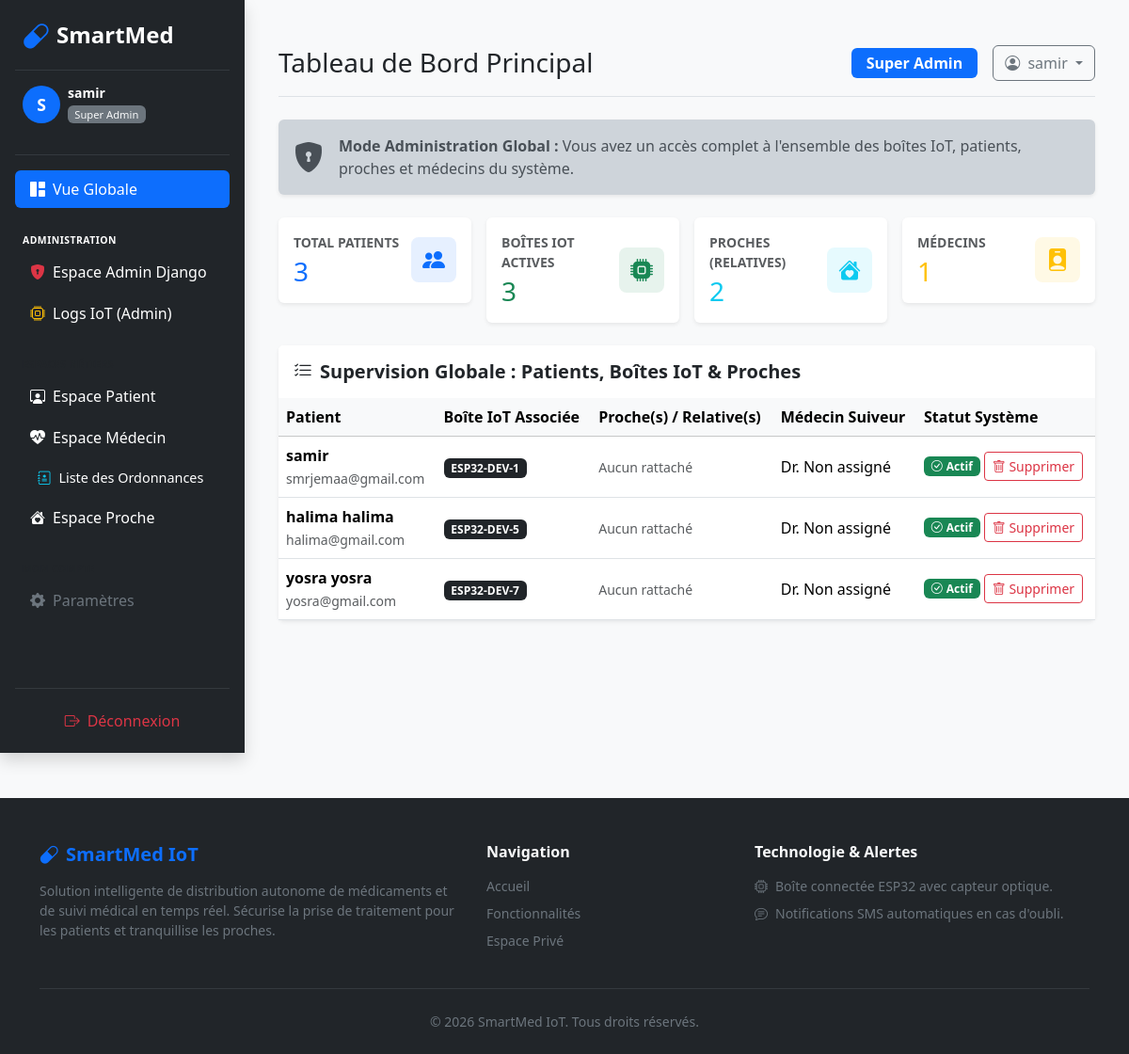
Page /dashboard/ (signed in) on the committed database.
### accounts/models.py (models this page shows, shortened)
class User(AbstractUser):
    class Role(models.TextChoices):
        DOCTOR = 'DOCTOR', 'Médecin'
        RELATIVE = 'RELATIVE', 'Proche / Famille'
        PATIENT = 'PATIENT', 'Patient'
    role = models.CharField(
        max_length=20,
        choices=Role.choices,
        default=Role.PATIENT,
        verbose_name="Rôle Utilisateur"
    )
    phone_number = models.CharField(
        max_length=20,
        blank=True,
        null=True,
        verbose_name="Numéro de Téléphone"
    )
    class Meta:
        verbose_name = "Utilisateur"
        verbose_name_plural = "Utilisateurs"

### dashboards/views.py (the view)
# urls.py: path('', views.main_dashboard, name='main-dashboard'),
@login_required
def main_dashboard(request):
    user = request.user
    if user.is_staff or user.is_superuser:
        patients = User.objects.filter(role=User.Role.PATIENT)
        relatives_count = User.objects.filter(role=User.Role.RELATIVE).count()
        doctors_count = User.objects.filter(role=User.Role.DOCTOR).count()
        context = {
            'patients': patients,
            'patients_count': patients.count(),
            'relatives_count': relatives_count,
            'doctors_count': doctors_count,
            'devices_count': patients.count(),
        }
        return render(request, 'dashboards/main_dashboard.html', context)
    if user.is_doctor:
        return redirect('dashboards:doctor-dashboard')
    elif user.is_relative:
        return redirect('dashboards:relative-dashboard')
    return redirect('dashboards:patient-dashboard')

### dashboards/templates/dashboards/main_dashboard.html (shortened to what this page needs)
{% extends 'base.html' %}
{% block content %}
<div class="container-fluid py-4">
    <div class="d-flex justify-content-between align-items-center pb-3 mb-4 border-bottom">
        <h1 class="h3 mb-0">Tableau de Bord Principal</h1>
        <div class="d-flex align-items-center gap-3">
            <span class="badge bg-primary fs-6 px-3 py-2">
                {% if request.user.is_superuser %}
                    Super Admin
                {% elif request.user.is_staff %}
                    Administrateur
                {% else %}
                    Rôle : {{ request.user.role|default:"Utilisateur" }}
                {% endif %}
            </span>
            <div class="dropdown">
                <button class="btn btn-outline-secondary dropdown-toggle" type="button" data-bs-toggle="dropdown">
                    <i class="bi bi-person-circle me-1"></i> {{ request.user.username }}
                </button>
            </div>
        </div>
    </div>
    {% if request.user.is_staff or request.user.is_superuser %}
    <div class="alert alert-dark d-flex align-items-center mb-4 border-0 shadow-sm" role="alert">
        <i class="bi bi-shield-lock-fill fs-2 me-3"></i>
        <div>
            <strong>Mode Administration Global :</strong> Vous avez un accès complet à l'ensemble des boîtes IoT, patients, proches et médecins du système.
        </div>
    </div>
    <div class="row g-3 mb-4">
        <div class="col-12 col-sm-6 col-xl-3">
            <div class="card border-0 shadow-sm p-3">
                <div class="d-flex justify-content-between align-items-center">
                    <div>
                        <p class="text-muted mb-1 small text-uppercase fw-bold">Total Patients</p>
                        <h3 class="mb-0 text-primary">{{ patients_count|default:"0" }}</h3>
                    </div>
                    <div class="rounded-3 bg-primary bg-opacity-10 text-primary p-3 d-flex align-items-center justify-content-center" style="width: 48px; height: 48px;">
                        <i class="bi bi-people-fill fs-4"></i>
                    </div>
                </div>
            </div>
        </div>
        <div class="col-12 col-sm-6 col-xl-3">
            <div class="card border-0 shadow-sm p-3">
                <div class="d-flex justify-content-between align-items-center">
                    <div>
                        <p class="text-muted mb-1 small text-uppercase fw-bold">Boîtes IoT Actives</p>
                        <h3 class="mb-0 text-success">{{ devices_count|default:"0" }}</h3>
                    </div>
                    <div class="rounded-3 bg-success bg-opacity-10 text-success p-3 d-flex align-items-center justify-content-center" style="width: 48px; height: 48px;">
                        <i class="bi bi-cpu-fill fs-4"></i>
                    </div>
                </div>
            </div>
        </div>
        <div class="col-12 col-sm-6 col-xl-3">
            <div class="card border-0 shadow-sm p-3">
                <div class="d-flex justify-content-between align-items-center">
                    <div>
                        <p class="text-muted mb-1 small text-uppercase fw-bold">Proches (Relatives)</p>
                        <h3 class="mb-0 text-info">{{ relatives_count|default:"0" }}</h3>
                    </div>
                    <div class="rounded-3 bg-info bg-opacity-10 text-info p-3 d-flex align-items-center justify-content-center" style="width: 48px; height: 48px;">
                        <i class="bi bi-house-heart-fill fs-4"></i>
                    </div>
                </div>
            </div>
        </div>
        <div class="col-12 col-sm-6 col-xl-3">
            <div class="card border-0 shadow-sm p-3">
                <div class="d-flex justify-content-between align-items-center">
                    <div>
                        <p class="text-muted mb-1 small text-uppercase fw-bold">Médecins</p>
                        <h3 class="mb-0 text-warning">{{ doctors_count|default:"0" }}</h3>
                    </div>
                    <div class="rounded-3 bg-warning bg-opacity-10 text-warning p-3 d-flex align-items-center justify-content-center" style="width: 48px; height: 48px;">
                        <i class="bi bi-person-badge-fill fs-4"></i>
                    </div>
                </div>
            </div>
        </div>
    </div>
    <div class="card border-0 shadow-sm mb-4">
        <div class="card-header bg-white py-3 border-0">
            <h5 class="card-title m-0 fw-bold"><i class="bi bi-list-check me-2"></i>Supervision Globale : Patients, Boîtes IoT & Proches</h5>
        </div>
        <div class="card-body p-0">
            <div class="table-responsive">
                <table class="table table-hover align-middle mb-0">
                    <thead class="table-light">
                        <tr>
                            <th>Patient</th>
                            <th>Boîte IoT Associée</th>
                            <th>Proche(s) / Relative(s)</th>
                            <th>Médecin Suiveur</th>
                            <th>Statut Système</th>
                        </tr>
                    </thead>
                    <tbody>
                        {% for patient in patients %}
                        <tr>
                            <td>
                                <strong>{{ patient.get_full_name|default:patient.username }}</strong><br>
                                <small class="text-muted">{{ patient.email }}</small>
                            </td>
                            <td>
                                <span class="badge bg-dark">ESP32-DEV-{{ patient.id }}</span>
                            </td>
                            <td>
                                {% for relative in patient.relatives.all %}
                                    <span class="badge bg-info text-dark me-1">{{ relative.username }}</span>
                                {% empty %}
                                    <span class="text-muted small">Aucun rattaché</span>
                                {% endfor %}
                            </td>
                            <td>Dr. {{ patient.doctor.username|default:"Non assigné" }}</td>
                            <td>
                                <span class="badge bg-success"><i class="bi bi-check-circle me-1"></i>Actif</span>
                                <form action="{% url 'dashboards:delete-user' patient.id %}" method="post" onsubmit="return confirm('Êtes-vous sûr de vouloir supprimer cet utilisateur ?');" style="display:inline;">
                                    <button type="submit" class="btn btn-sm btn-outline-danger">
                                        <i class="bi bi-trash"></i> Supprimer
                                    </button>
                                </form>
                            </td>
                        </tr>
                        {% empty %}
                        <tr>
                            <td colspan="5" class="text-center py-4 text-muted">
                                Aucun patient enregistré dans la base de données.
                            </td>
                        </tr>
                        {% endfor %}
                    </tbody>
                </table>
            </div>
        </div>
    </div>
    {% endif %}
</div>
{% endblock %}

### templates/includes/sidebar.html (shortened to what this page needs)
<aside class="d-flex flex-column flex-shrink-0 p-3 bg-dark text-white min-vh-100 shadow" style="width: 260px;">
    <a href="{% url 'dashboards:main-dashboard' %}" class="d-flex align-items-center mb-3 mb-md-0 me-md-auto text-white text-decoration-none px-2">
        <i class="bi bi-capsule text-primary fs-3 me-2"></i>
        <span class="fs-4 fw-bold tracking-tight">SmartMed</span>
    </a>
    <hr class="border-secondary my-3">
    <div class="d-flex align-items-center mb-3 px-2">
        <div class="rounded-circle bg-primary text-white d-flex align-items-center justify-content-center fw-bold me-2" style="width: 40px; height: 40px; font-size: 1.1rem;">
            {{ request.user.username|slice:":1"|upper }}
        </div>
        <div class="overflow-hidden">
            <h6 class="mb-0 text-truncate text-white small fw-semibold">{{ request.user.get_full_name|default:request.user.username }}</h6>
            <span class="badge bg-secondary bg-opacity-70 text-light fw-normal" style="font-size: 0.7rem;">
                {% if request.user.is_superuser %}
                    Super Admin
                {% elif request.user.is_staff %}
                    Administrateur
                {% else %}
                    {{ request.user.role|default:"Utilisateur" }}
                {% endif %}
            </span>
        </div>
    </div>
    <hr class="border-secondary mb-3">
    <ul class="nav nav-pills flex-column mb-auto gap-1">
        <li class="nav-item">
            <a href="{% url 'dashboards:main-dashboard' %}"
               class="nav-link text-white d-flex align-items-center gap-2 {% if request.resolver_match.url_name == 'main-dashboard' %}active bg-primary{% endif %}">
                <i class="bi bi-grid-1x2-fill"></i>
                <span>Vue Globale</span>
            </a>
        </li>
        {% if request.user.is_staff or request.user.is_superuser %}
        <li class="nav-item mt-3">
            <small class="text-uppercase text-white fw-bold px-2" style="font-size: 0.65rem; letter-spacing: 0.5px;">Administration</small>
        </li>
        <li>
            <a href="/admin/" target="_blank" class="nav-link text-white d-flex align-items-center gap-2">
                <i class="bi bi-shield-lock-fill text-danger"></i>
                <span>Espace Admin Django</span>
            </a>
        </li>
        <li>
            <a href="/admin/iot_api/doselog/" target="_blank" class="nav-link text-white d-flex align-items-center gap-2">
                <i class="bi bi-cpu text-warning"></i>
                <span>Logs IoT (Admin)</span>
            </a>
        </li>
        {% endif %}
        <li class="nav-item mt-3">
            <small class="text-uppercase text-muted fw-bold px-2" style="font-size: 0.65rem; letter-spacing: 0.5px;">Espaces Métiers</small>
        </li>
        {% if request.user.role == 'PATIENT' or request.user.is_staff or request.user.is_superuser %}
        <li class="nav-item">
            <a href="{% url 'dashboards:patient-dashboard' %}"
               class="nav-link text-white d-flex align-items-center gap-2 {% if request.resolver_match.url_name == 'patient-dashboard' %}active bg-primary{% endif %}">
                <i class="bi bi-person-workspace"></i>
                <span>Espace Patient</span>
            </a>
        </li>
        {% endif %}
        {% if request.user.role == 'DOCTOR' or request.user.is_staff or request.user.is_superuser %}
        <li class="nav-item">
            <a href="{% url 'dashboards:doctor-dashboard' %}"
               class="nav-link text-white d-flex align-items-center gap-2 {% if request.resolver_match.url_name == 'doctor-dashboard' %}active bg-primary{% endif %}">
                <i class="bi bi-heart-pulse-fill"></i>
                <span>Espace Médecin</span>
            </a>
        </li>
        <li class="nav-item">
            <a href="{% url 'prescriptions:prescription-list' %}"
               class="nav-link text-white d-flex align-items-center gap-2 ps-4 {% if request.resolver_match.url_name == 'prescription-list' %}active bg-primary{% endif %}" style="font-size: 0.9rem;">
                <i class="bi bi-journal-medical text-info"></i>
                <span>Liste des Ordonnances</span>
            </a>
        </li>
        {% endif %}
        {% if request.user.role == 'RELATIVE' or request.user.is_staff or request.user.is_superuser %}
        <li class="nav-item">
            <a href="{% url 'dashboards:relative-dashboard' %}"
               class="nav-link text-white d-flex align-items-center gap-2 {% if request.resolver_match.url_name == 'relative-dashboard' %}active bg-primary{% endif %}">
                <i class="bi bi-house-heart-fill"></i>
                <span>Espace Proche</span>
            </a>
        </li>
        {% endif %}
        <li class="nav-item mt-3">
            <small class="text-uppercase text-muted fw-bold px-2" style="font-size: 0.65rem; letter-spacing: 0.5px;">Mon Compte</small>
        </li>
        <li>
            <a href="#" class="nav-link text-secondary d-flex align-items-center gap-2">
                <i class="bi bi-gear-fill"></i>
                <span>Paramètres</span>
            </a>
        </li>
    </ul>
    <hr class="border-secondary my-3">
    <div>
        <form action="{% url 'accounts:logout' %}" method="post" class="w-100">
            <button type="submit" class="btn btn-outline-danger w-100 d-flex align-items-center justify-content-center gap-2 border-0">
                <i class="bi bi-box-arrow-right"></i>
                <span>Déconnexion</span>
            </button>
        </form>
    </div>
</aside>

### rows in the picture
User: user.username "S", user.get_full_name "samir", user.username "samir", get_full_name "samir", email "smrjemaa@gmail.com", id "1", doctor.username "Non assigné"
User: get_full_name "halima halima", email "halima@gmail.com", id "5", doctor.username "Non assigné"
User: get_full_name "yosra yosra", email "yosra@gmail.com", id "7", doctor.username "Non assigné"

### other values in the picture
{{ patients_count|default:"0" }} "3"
{{ devices_count|default:"0" }} "3"
{{ relatives_count|default:"0" }} "2"
{{ doctors_count|default:"0" }} "1"
